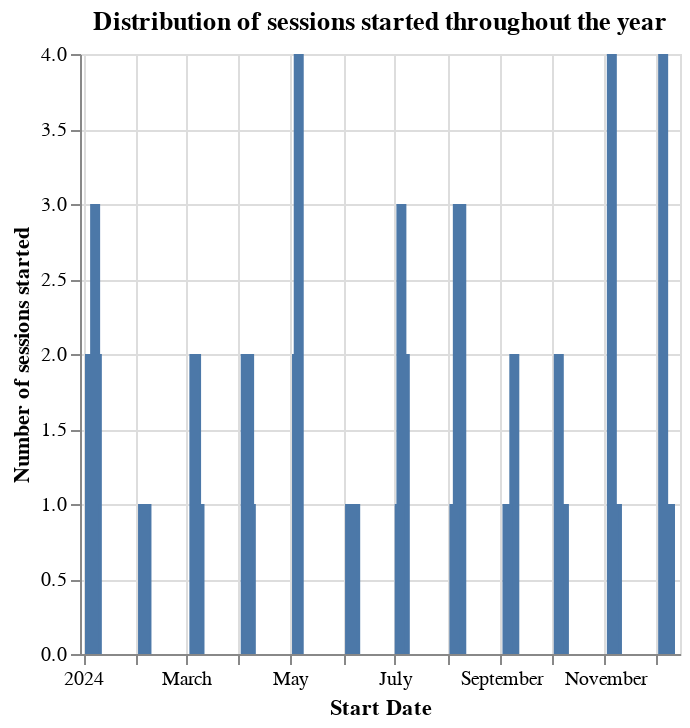

Notebook code cell kept with this figure:
### Code cell
bar_plot = alt.Chart(sessions2_small).mark_bar().encode(
    x=alt.X('start_date:T').title('Start Date'),
    y=alt.Y('count()').title('Number of sessions started')
).properties(title='Distribution of sessions started throughout the year')
bar_plot

### Figure 1 — Vega-Lite specification as saved in the notebook (floating-point values rounded to 4 significant figures; data arrays with more than 128 entries replaced by an {"elided": "..."} marker saying what was removed)
{"config": {"view": {"continuousWidth": 300, "continuousHeight": 300}}, "data": {"name": "data-85bc2d15cb07f10cb1320d7ca4c18733"}, "mark": {"type": "bar"}, "encoding": {"x": {"field": "start_date", "title": "Start Date", "type": "temporal"}, "y": {"aggregate": "count", "title": "Number of sessions started", "type": "quantitative"}}, "title": "Distribution of sessions started throughout the year", "$schema": "https://vega.github.io/schema/vega-lite/v5.20.1.json", "datasets": {"data-85bc2d15cb07f10cb1320d7ca4c18733": {"elided": "200 records"}}}
